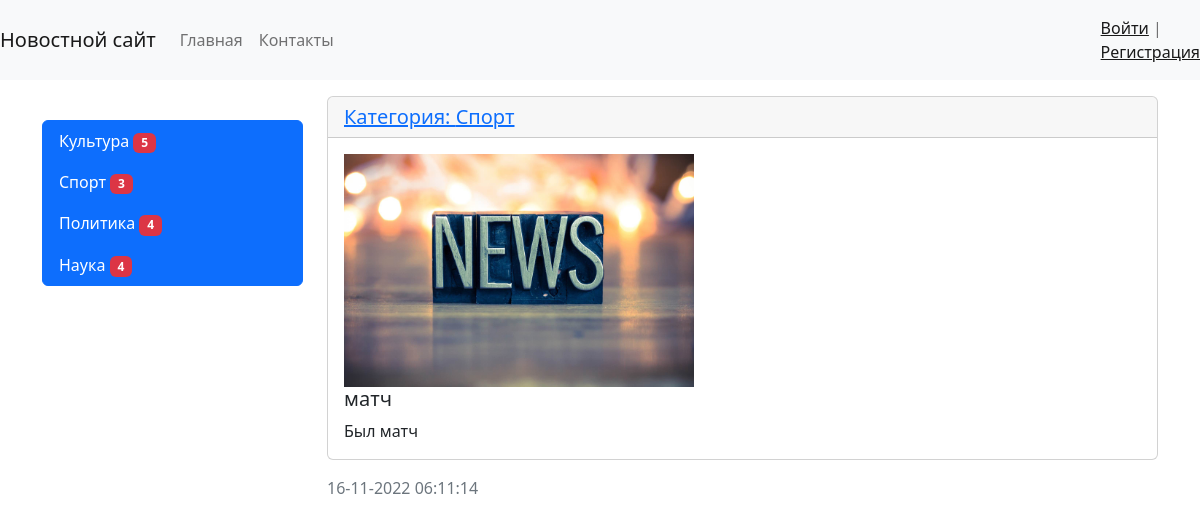
/news/16/, run on an earlier commit of the app's database.
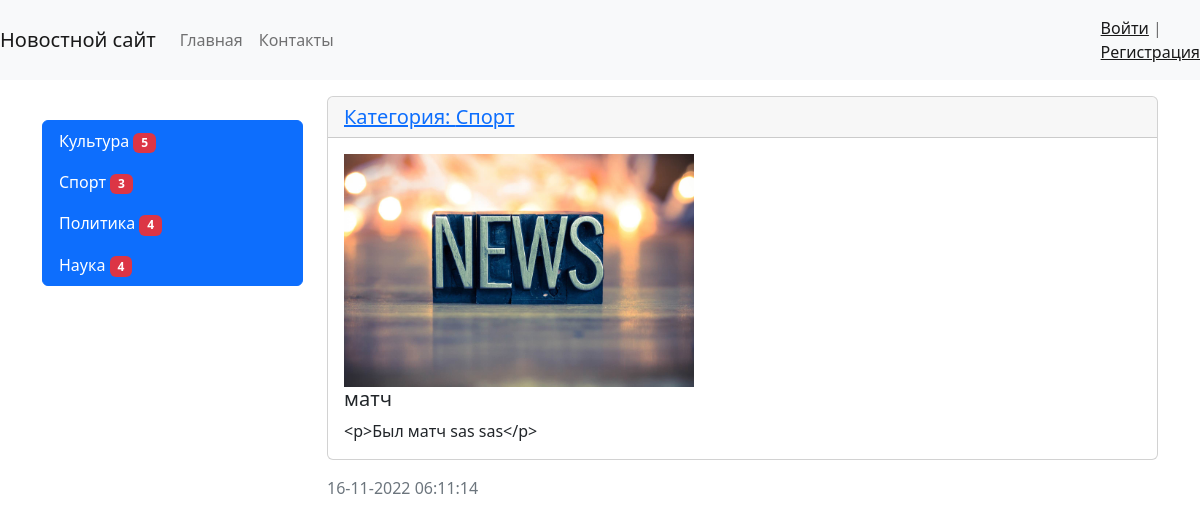
And on a later commit of the database.
### news/models.py (models this page shows, shortened)
class News(models.Model):
    title = models.CharField(max_length=150, verbose_name = 'Наименование')
    content = models.TextField(blank=True, verbose_name = 'Контент')
    created_at = models.DateTimeField(auto_now_add=True, verbose_name = 'Дата публикации')
    updated_at = models.DateTimeField(auto_now=True, verbose_name = 'Обновлено')
    photo = models.ImageField(upload_to='photos/%Y/%m/%d/', verbose_name = 'Фото', blank=True)
    is_published = models.BooleanField(default=True, verbose_name = 'Опубликовано')
    category = models.ForeignKey('Category', on_delete=models.PROTECT, verbose_name='Категория') #связь с таблицей категориями линковка
    views = models.IntegerField(default=0)
    class Meta:
        verbose_name = 'Новость'
        verbose_name_plural = 'Новости'
        ordering = ['-created_at'] #сортировка

class Category(models.Model):
    title = models.CharField(max_length=150, db_index=True, verbose_name='Наименование категории')
    def get_absolute_url(self):
        return reverse('category', kwargs={'category_id': self.pk})
    class Meta:
        verbose_name = 'Категория'
        verbose_name_plural = 'Категории'
        ordering = ['title'] #сортировка

### news/views.py (the view)
# urls.py: path('news/<int:pk>/', ViewNews.as_view(), name='view_news'),
class ViewNews(DetailView):
    model = News
    context_object_name = 'news_item'

### news/templatetags/news_tags.py (called while the page is built)
@register.simple_tag(name='get_list_categories')
def get_categories():
    return Category.objects.all()

@register.inclusion_tag('news/list_categories.html')
def show_categories():  #можно передать агрументы этой функции
    categories = Category.objects.annotate(cnt=Count('news')).filter(cnt__gt=0)
    return {'categories': categories}

### news/templates/news/news_detail.html (shortened to what this page needs)
{% extends 'base.html' %}
{% block sidebar %}
{% include 'inc/_sidebar.html' %}
{% endblock %}
        {% block content %}
            <div class="card mb-3">
                <h5 class="card-header"> <a href="{{ news_item.category.get_absolute_url }}">Категория: {{ news_item.category.title }}</a></h5>
                <div class="card-body">
                        {% if item.photo%}
                        <img src="{{ news_item.photo.url }}" alt="" width="350" height="233" class="float-left mr-3">
                        {% else %}
                        <img src="../../../media/photos/2022/10/16/icon19.jpg" alt="" width="350">
                        {% endif %}
                          <h5 class="card-title">{{ news_item.title }}</h5>
                          <p class="card-text">{{ news_item.content }}</p>
                    </div>
                </div>
                <div class="card-footer text-muted">
                    {{ news_item.created_at|date:"d-m-Y H:i:s" }}
                </div>
            </div>
{% endblock %}

What changed in the data, as far as the page shows it:
changed News "матч": content "Был матч" → "<p>Был матч sas sas</p>"
